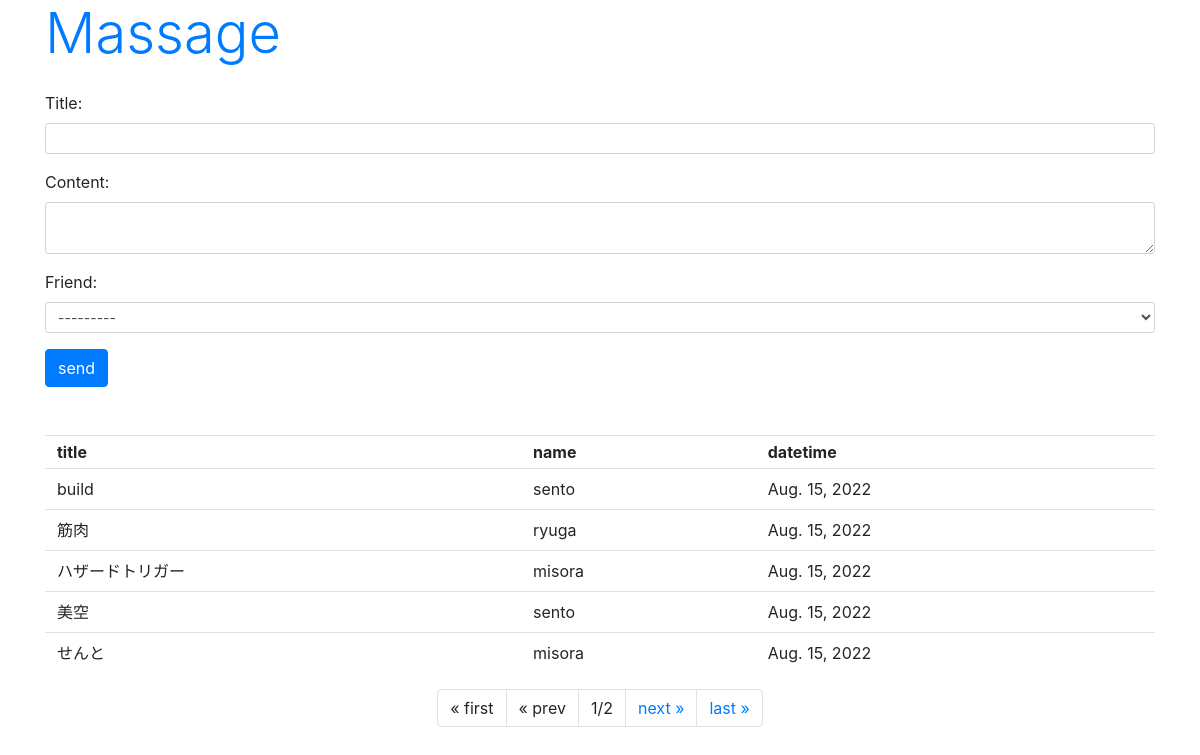
Screenshot of /model/message/ with the database file from the repository.
### chapter3/models.py (models this page shows, shortened)
class Message(models.Model):
    friend = models.ForeignKey(Friend, on_delete=models.CASCADE)
    title = models.CharField(max_length=100)
    content = models.CharField(max_length=300)
    pub_date = models.DateField(auto_now_add=True)
    class Meta:
        ordering = ("pub_date",)

class Friend(models.Model):
    name = models.CharField(
        max_length=100,
        validators=[number_only]
    )
    mail = models.EmailField(max_length=200)
    gender = models.BooleanField()
    age = models.IntegerField()
    birthday = models.DateField()
    def __str__(self):
        return (
            "<Friend:id="
            + str(self.id)
            + ","
            + self.name
            + "("
            + str(self.age)
            + ")>"
        )

### chapter3/views.py (the view)
def message(request, page=1):
    if request.method == 'POST':
        obj = Message()
        form = MessageForm(request.POST, instance=obj)
        form.save()
    data = Message.objects.all().reverse()
    paginator = Paginator(data, 5)
    params = {
        'title': 'Massage',
        'form': MessageForm(),
        'data': paginator.get_page(page),
    }
    return render(request, 'chapter3/message.html', params)

### chapter3/forms.py
class MessageForm(forms.ModelForm):
    class Meta:
        model = Message
        fields = ["title", "content", "friend"]
        widgets = {
            "title": forms.TextInput(
                attrs={"class": "form-control form-control-sm"}
            ),
            "content": forms.Textarea(
                attrs={"class": "form-control form-control-sm", "rows": 2}
            ),
            "friend": forms.Select(
                attrs={"class": "form-control form-control-sm"}
            ),
        }

### chapter3/templates/chapter3/message.html (shortened to what this page needs)
{% load static %}
<!DOCTYPE html>
<html lang="ja">
  <head>
    <link
      rel="stylesheet"
      href="https://stackpath.bootstrapcdn.com/bootstrap/4.3.1/css/bootstrap.min.css"
    />
  </head>
  <body class="container">
    <h1 class="display-4 text-primary mb-4">{{title}}</h1>
    <form action="{% url 'message' %}" method="post">
      {% csrf_token %} {{ form.as_p }}
      <input type="submit" value="send" class="btn btn-primary" />
    </form>
    <table class="table">
      <tr>
        <th class="py-1">title</th>
        <th class="py-1">name</th>
        <th class="py-1">datetime</th>
      </tr>
      {% for item in data %}
      <tr>
        <td class="py-2">{{ item.title }}</td>
        <td class="py-2">{{ item.friend.name }}</td>
        <td class="py-2">{{ item.pub_date }}</td>
      </tr>
      {% endfor %}
    </table>
    <ul class="pagination justify-content-center">
      {% if data.has_previous %}
      <li class="page-item">
        <a class="page-link" href="{% url 'message' %}">&laquo; first</a>
      </li>
      <li class="page-item">
        <a class="page-link" href="{% url 'message' data.previous_page_number %}">
          &laquo; prev
        </a>
      </li>
      {% else %}
      <li class="page-item">
        <a class="page-link">&laquo; first</a>
      </li>
      <li class="page-item">
        <a class="page-link">&laquo; prev</a>
      </li>
      {% endif %}
      <li class="page-item">
        <a class="page-link">{{data.number}}/{{data.paginator.num_pages}}</a>
      </li>
      {% if data.has_next %}
      <li class="page-item">
        <a class="page-link" href="{% url 'message' data.next_page_number %}">
          next &raquo;
        </a>
      </li>
      <li class="page-item">
        <a class="page-link" href="{% url 'message' data.paginator.num_pages %}">
          last &raquo;
        </a>
      </li>
      {% endif %}
    </ul>
  </body>
</html>

### rows the page displays
Message: title "build", friend.name "sento", pub_date "Aug. 15, 2022"
Message: title "筋肉", friend.name "ryuga", pub_date "Aug. 15, 2022"
Message: title "ハザードトリガー", friend.name "misora", pub_date "Aug. 15, 2022"
Message: title "美空", friend.name "sento", pub_date "Aug. 15, 2022"
Message: title "せんと", friend.name "misora", pub_date "Aug. 15, 2022"

### other values shown
{{ title }} "Massage"
{{ data.number }} "1"
{{ data.paginator.num_pages }} "2"
